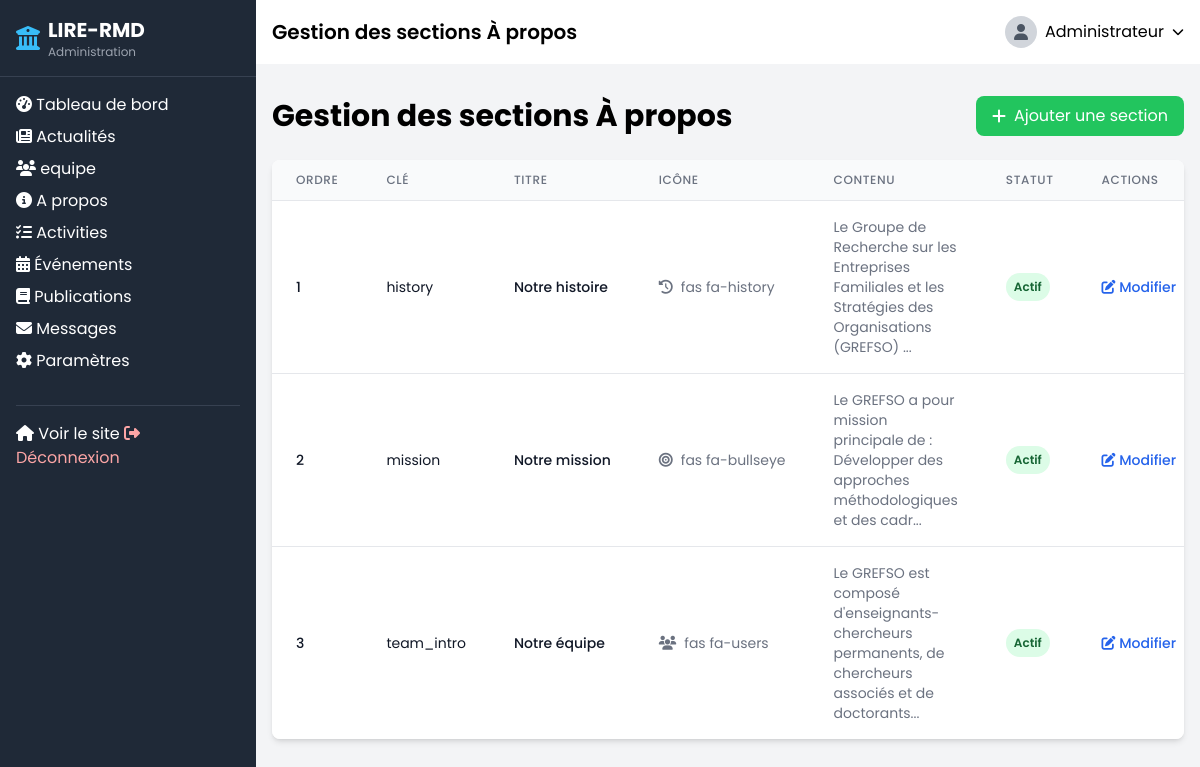
The page /admin/about.php (signed in) on the database its author committed.
### tables this page shows
CREATE TABLE IF NOT EXISTS about_sections (
    id INT AUTO_INCREMENT PRIMARY KEY,
    section_key VARCHAR(50) NOT NULL UNIQUE,
    title VARCHAR(255) NOT NULL,
    content TEXT NOT NULL,
    icon VARCHAR(50) DEFAULT 'fas fa-info-circle',
    display_order INT DEFAULT 0,
    is_active BOOLEAN DEFAULT TRUE,
    created_at TIMESTAMP DEFAULT CURRENT_TIMESTAMP,
    updated_at TIMESTAMP DEFAULT CURRENT_TIMESTAMP ON UPDATE CURRENT_TIMESTAMP
);

### admin/about.php (the view, shortened to what this page needs)
<?php
require_once '../includes/config.php';
include_once 'includes/header.php';
?>
<div class="container mx-auto px-4 py-8">
    <div class="flex justify-between items-center mb-6">
        <h1 class="text-3xl font-bold">Gestion des sections À propos</h1>
        <button id="showAddForm" class="bg-green-500 hover:bg-green-600 text-white px-4 py-2 rounded-lg flex items-center">
            <i class="fas fa-plus mr-2"></i> Ajouter une section
        </button>
    </div>
    <div class="bg-white rounded-lg shadow-md overflow-hidden">
        <div class="overflow-x-auto">
            <table class="min-w-full divide-y divide-gray-200">
                <thead class="bg-gray-50">
                    <tr>
                        <th scope="col" class="px-6 py-3 text-left text-xs font-medium text-gray-500 uppercase tracking-wider">Ordre</th>
                        <th scope="col" class="px-6 py-3 text-left text-xs font-medium text-gray-500 uppercase tracking-wider">Clé</th>
                        <th scope="col" class="px-6 py-3 text-left text-xs font-medium text-gray-500 uppercase tracking-wider">Titre</th>
                        <th scope="col" class="px-6 py-3 text-left text-xs font-medium text-gray-500 uppercase tracking-wider">Icône</th>
                        <th scope="col" class="px-6 py-3 text-left text-xs font-medium text-gray-500 uppercase tracking-wider">Contenu</th>
                        <th scope="col" class="px-6 py-3 text-left text-xs font-medium text-gray-500 uppercase tracking-wider">Statut</th>
                        <th scope="col" class="px-6 py-3 text-left text-xs font-medium text-gray-500 uppercase tracking-wider">Actions</th>
                    </tr>
                </thead>
                <tbody class="bg-white divide-y divide-gray-200">
                    <?php
                    $sections_query = "SELECT * FROM about_sections ORDER BY display_order ASC, id ASC";
                    $sections_result = mysqli_query($conn, $sections_query);
                    if ($sections_result && mysqli_num_rows($sections_result) > 0) {
                        while ($section = mysqli_fetch_assoc($sections_result)) {
                            ?>
                            <tr>
                                <td class="px-6 py-4 whitespace-nowrap">
                                    <div class="text-sm font-medium text-gray-900"><?php echo $section['display_order']; ?></div>
                                </td>
                                <td class="px-6 py-4 whitespace-nowrap">
                                    <div class="text-sm text-gray-900"><?php echo $section['section_key']; ?></div>
                                </td>
                                <td class="px-6 py-4 whitespace-nowrap">
                                    <div class="text-sm font-medium text-gray-900"><?php echo $section['title']; ?></div>
                                </td>
                                <td class="px-6 py-4 whitespace-nowrap">
                                    <div class="text-sm text-gray-500">
                                        <i class="<?php echo $section['icon']; ?> mr-2"></i><?php echo $section['icon']; ?>
                                    </div>
                                </td>
                                <td class="px-6 py-4">
                                    <div class="text-sm text-gray-500"><?php echo substr(strip_tags($section['content']), 0, 100) . (strlen(strip_tags($section['content'])) > 100 ? '...' : ''); ?></div>
                                </td>
                                <td class="px-6 py-4 whitespace-nowrap">
                                    <?php if ($section['is_active']): ?>
                                        <span class="px-2 py-1 inline-flex text-xs leading-5 font-semibold rounded-full bg-green-100 text-green-800">Actif</span>
                                    <?php else: ?>
                                        <span class="px-2 py-1 inline-flex text-xs leading-5 font-semibold rounded-full bg-gray-100 text-gray-800">Inactif</span>
                                    <?php endif; ?>
                                </td>
                                <td class="px-6 py-4 whitespace-nowrap text-sm font-medium">
                                    <a href="?edit=<?php echo $section['id']; ?>" class="text-blue-600 hover:text-blue-900 mr-3">
                                        <i class="fas fa-edit"></i> Modifier
                                    </a>
                                </td>
                            </tr>
                            <?php
                        }
                    } else {
                        echo '<tr><td colspan="7" class="px-6 py-4 text-center text-sm text-gray-500">Aucune section disponible</td></tr>';
                    }
                    ?>
                </tbody>
            </table>
        </div>
    </div>
</div>
<?php
include_once 'includes/footer.php';
?>

### rows shown on the page
about_sections: display_order "1", section_key "history", title "Notre histoire", icon "fas fa-history", content "Le Groupe de Recherche sur les Entreprises Familiales et les Stratégies des Organisations (GREFSO)", is_active "Actif"
about_sections: display_order "2", section_key "mission", title "Notre mission", icon "fas fa-bullseye", content "Le GREFSO a pour mission principale de : Développer des approches méthodologiques et des cadr", is_active "Actif"
about_sections: display_order "3", section_key "team_intro", title "Notre équipe", icon "fas fa-users", content "Le GREFSO est composé d'enseignants-chercheurs permanents, de chercheurs associés et de doctorants", is_active "Actif"

### other values the page prints
$page_title "Gestion des sections À propos"
$_SESSION['user_name'] "Administrateur"
